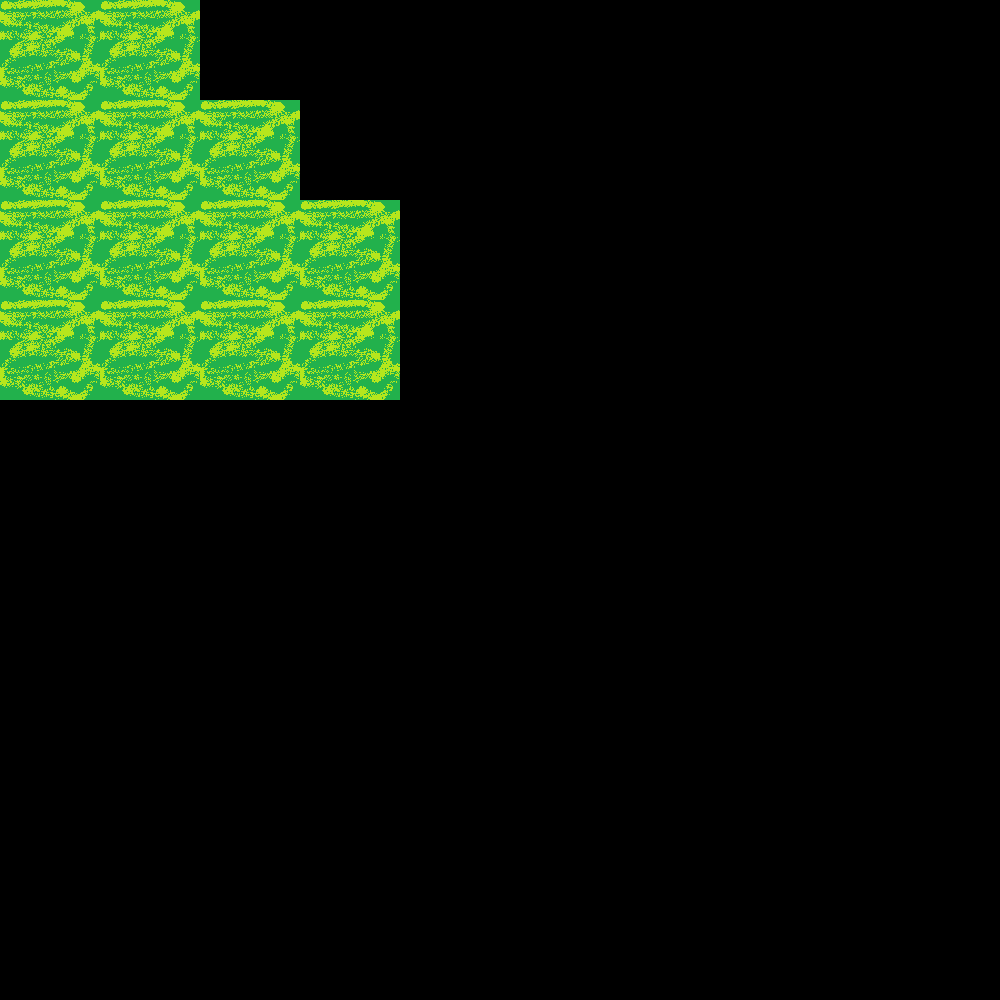

This is a level from a 2D game, rendered from its Tiled map with the project's own tilesets. A one-line summary and the complete map file follow:
An orthogonal 10x10 tile map with 100x100 px tiles, 1 tile layer (Kachelebene 1).

<map version="1.0" orientation="orthogonal" renderorder="right-down" width="10" height="10" tilewidth="100" tileheight="100" nextobjectid="1">
 <tileset firstgid="1" name="Gras" tilewidth="100" tileheight="100" tilecount="1" columns="1">
  <image source="Gras.png" width="100" height="100" />
 </tileset>
 <layer name="Kachelebene 1" width="10" height="10">
  <data encoding="csv">
1,1,0,0,0,0,0,0,0,0,
1,1,1,0,0,0,0,0,0,0,
1,1,1,1,0,0,0,0,0,0,
1,1,1,1,0,0,0,0,0,0,
0,0,0,0,0,0,0,0,0,0,
0,0,0,0,0,0,0,0,0,0,
0,0,0,0,0,0,0,0,0,0,
0,0,0,0,0,0,0,0,0,0,
0,0,0,0,0,0,0,0,0,0,
0,0,0,0,0,0,0,0,0,0
</data>
 </layer>
</map>